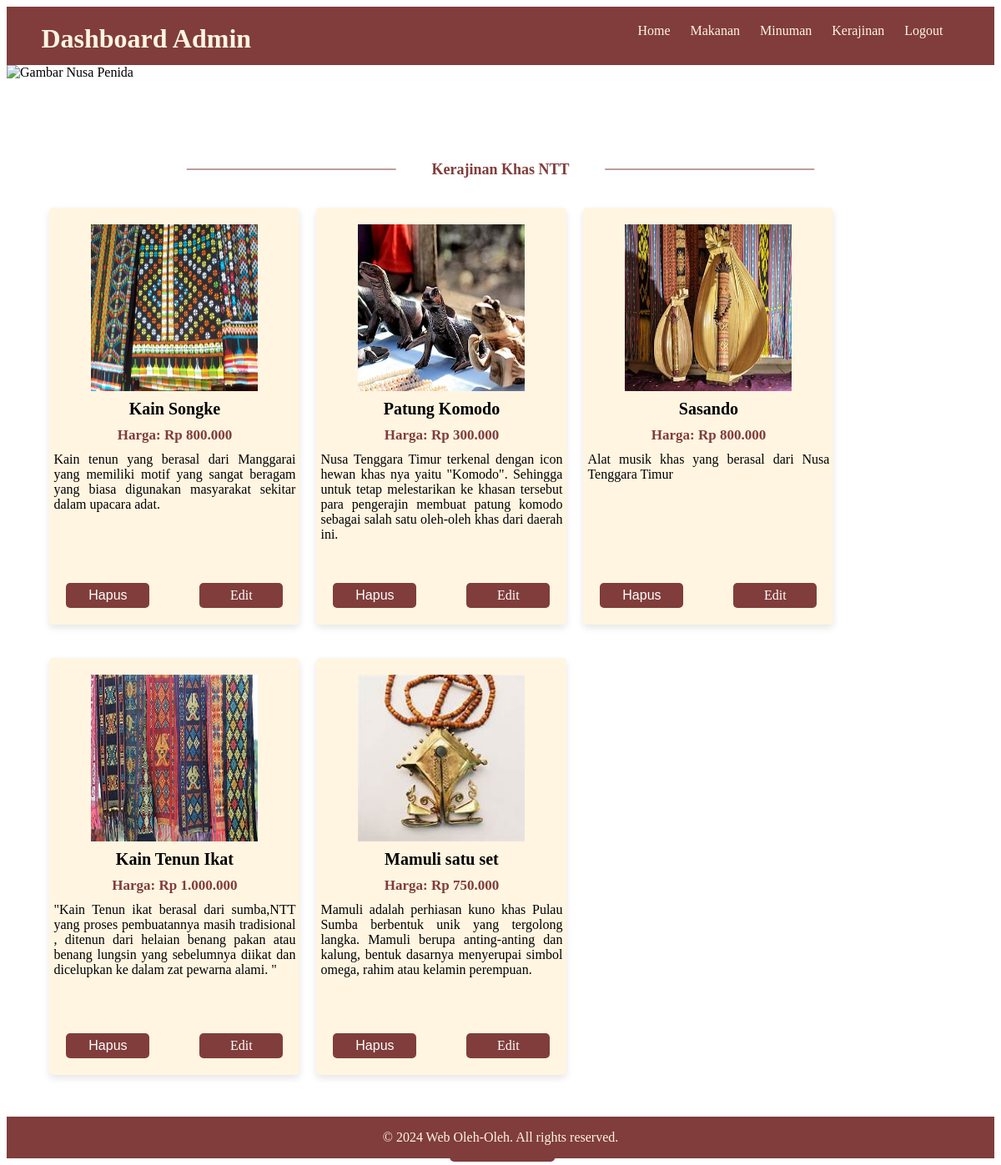
The page /admin_kerajinan.php on the database its author committed.
### tables this page shows
CREATE TABLE `oleh_oleh` (
  `Id_oleh_oleh` char(10) NOT NULL,
  `Gambar` text DEFAULT NULL,
  `Nama_oleh_oleh` varchar(50) DEFAULT NULL,
  `Harga` float DEFAULT NULL,
  `Deskripsi` text DEFAULT NULL,
  `Id_Kategori` char(10) DEFAULT NULL
);

### admin_kerajinan.php (the view, shortened to what this page needs)
<!DOCTYPE html>
<html lang="en">
<head>
    <link rel="stylesheet" href="style.css">
</head>
<body>
<header>
        <div class="container">
            <h1>Dashboard Admin</h1>
            <nav>
                <ul>
                <li><a href="admin_dashboard.php">Home</a></li>
                <li><a href="admin_makanan.php">Makanan</a></li>
                <li><a href="admin_minuman.php">Minuman</a></li>
                <li><a href="admin_kerajinan.php">Kerajinan</a></li>
                <li><a href="logout_admin.php">Logout</a></li>
                </ul>
            </nav>
        </div>
    </header>
    <div class="labuanbajo">
        <img src="nusapenida.jpg" alt="Gambar Nusa Penida">
    </div>
    <section>
        <div class="container">
            <h2>Kerajinan Khas NTT</h2>
            <div class="oleholeh">
                <?php
                require 'koneksi.php';
                $stmt = $pdo->query('SELECT o.id_oleh_oleh, o.Nama_oleh_oleh AS nama_oleh_oleh, o.Harga, o.Gambar, k.nama_kategori, o.Deskripsi
                                     FROM oleh_oleh o
                                     JOIN kategori_oleh_oleh k
                                     ON o.id_kategori = k.id_Kategori
                                     WHERE k.nama_kategori = "Kerajinan"');
                while ($row = $stmt->fetch(PDO::FETCH_ASSOC)) {
                    echo '<div class="item">';
                    echo '<img src="' . htmlspecialchars($row['Gambar']) . '" alt="' . htmlspecialchars($row['nama_oleh_oleh']) . '">';
                    echo '<h3>' . htmlspecialchars($row['nama_oleh_oleh']) . '</h3>';
                    echo '<h4>Harga: Rp ' . number_format($row['Harga'], 0, ',', '.') . '</h4>';
                    echo '<p>' . htmlspecialchars($row['Deskripsi']) . '</p>';
                    echo '<a href="update.php?id_oleh_oleh=' . htmlspecialchars($row['id_oleh_oleh']) . '" class="edit-button">Edit</a>';
                    echo '<form action="delate.php" method="POST"  name="delete" style="display:inline;">';
                    echo '<button type="submit">Hapus</button>';
                    echo '</form>';
                    echo '</div>';
                }
                ?>
            </div>
        </div>
    </section>
    <footer>
        <div class="container">
            <p>&copy; 2024 Web Oleh-Oleh. All rights reserved.</p>
        </div>
    </footer>
</body>
</html>

### Style.css (style rules this page uses)
.container { width: 93%; margin: auto; overflow: hidden; }
header { background: #803D3B; color: #FFF5E1; padding-top: 20px; min-height: 50px; }
header h1 { float: left; margin: 0; }
.labuanbajo { width: 100%; height: 100px; overflow: hidden; }
.labuanbajo img { width: 100%; height: 100%; object-fit: cover; }
h2 { text-align: center; position: relative; font-size: 18px; color: #803D3B; }
h2:before, h2:after { content: ""; position: absolute; top: 50%; height: 1px; background-color: #803D3B; }
h2:before { left: 300px; right: 50%; transform: translate(-50%, -50%); }
h2:after { left: 50%; right: 300px; transform: translate(50%, -50%); }
nav ul { float: right; margin: 0; padding: 0; }
nav ul li { display: inline; list-style: none; margin-right: 20px; }
nav ul li a { color: #FFF5E1; text-decoration: none; }
.item { position: relative; float: left; width: 300px; height: 500px; margin: 20px 10px 20px; background: #FFF5E1; border-radius: 5px; box-sizing: border-box; box-shadow: 0 4px 8px rgba(0, 0, 0, 0.1); }
.item img { width: 200px; height: 200px; display: block; margin-left: auto; margin-right: auto; margin-top: 20px; }
.item h3 { margin: 10px 0; font-size: 20px; text-align: center; }
.item h4 { margin: 10px 0; font-size: 17px; text-align: center; }
.item p { margin: 0; font-size: 16px; text-align: justify; margin-left: 5px; margin-right: 5px; }
.item button { margin-top: 30px; }
h4 { text-align: center; font-size: 24px; color: #803D3B; }
button { width: 100%; background-color: #803D3B; color: #FFF5E1; padding: 10px 0; border: none; border-radius: 5px; cursor: pointer; }
footer { background: #803D3B; color: #FFF5E1; text-align: center; position: relative; margin-top: 30px; }
.container { text-align: center; }
form[name="delete"] { position: absolute; bottom: 0; left: 0; margin-bottom: 20px; margin-left: 20px; }
form[name="delete"] button { padding: 5px 10px; background-color: #803D3B; color: #fff; border: none; border-radius: 5px; cursor: pointer; height: 30px; width: 100px; }
.edit-button { position: absolute; bottom: 0; right: 0; background-color: #803D3B; color: #FFFFFF !important; text-align: center; line-height: 30px; border: none; border-radius: 5px; cursor: pointer; text-decoration: none; width: 100px; height: 30px; display: inline-block; margin-right: 20px; margin-bottom: 20px; transition: background-color 0.3s ease; }
button[type="submit"] { background-color: #803D3B; color: #fff; border: none; padding: 10px 20px; border-radius: 5px; cursor: pointer; font-size: 16px; transition: background-color 0.3s ease; display: block; margin: 0 auto; }

### rows shown on the page
oleh_oleh: Gambar+Nama_oleh_oleh (picture), Nama_oleh_oleh "Kain Songke", Harga "800.000", Deskripsi "Kain tenun yang berasal dari Manggarai yang memiliki motif yang sangat beragam yang biasa digunakan masyarakat sekitar dalam upacara adat."
oleh_oleh: Gambar+Nama_oleh_oleh (picture), Nama_oleh_oleh "Patung Komodo", Harga "300.000", Deskripsi "Nusa Tenggara Timur terkenal dengan icon hewan khas nya yaitu \"Komodo\". Sehingga untuk tetap melestarikan ke khasan tersebut para pengerajin membuat patung komodo sebagai salah satu oleh-oleh khas dari daerah ini."
oleh_oleh: Gambar+Nama_oleh_oleh (picture), Nama_oleh_oleh "Sasando", Harga "800.000", Deskripsi "Alat musik khas yang berasal dari Nusa Tenggara Timur"
oleh_oleh: Gambar+Nama_oleh_oleh (picture), Nama_oleh_oleh "Kain Tenun Ikat", Harga "1.000.000", Deskripsi "\"Kain Tenun ikat berasal dari sumba,NTT yang proses pembuatannya masih tradisional , ditenun dari helaian benang pakan atau benang lungsin yang sebelumnya diikat dan dicelupkan ke dalam zat pewarna alami. \""
oleh_oleh: Gambar (picture), Nama_oleh_oleh "Mamuli satu set", Harga "750.000", Deskripsi "Mamuli adalah perhiasan kuno khas Pulau Sumba berbentuk unik yang tergolong langka. Mamuli berupa anting-anting dan kalung, bentuk dasarnya menyerupai simbol omega, rahim atau kelamin perempuan."
